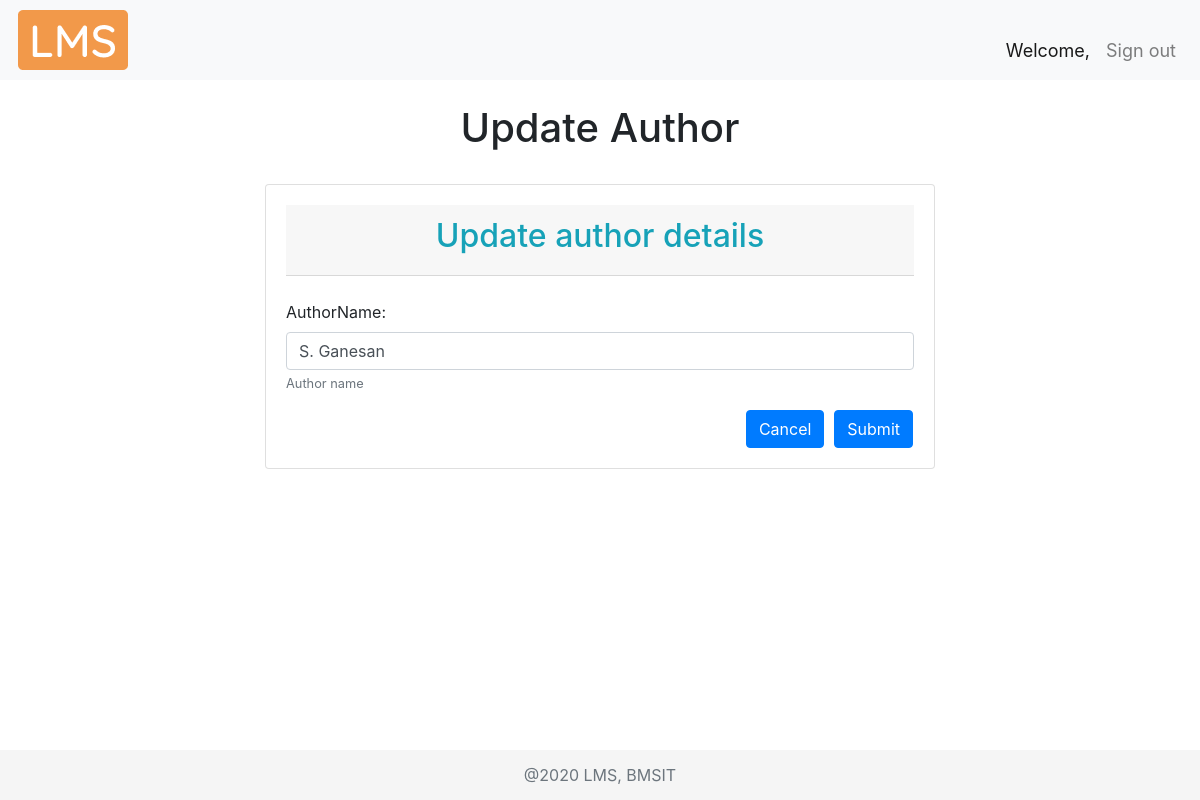
The page /updateauthordetails/4/ on the database as committed earlier.
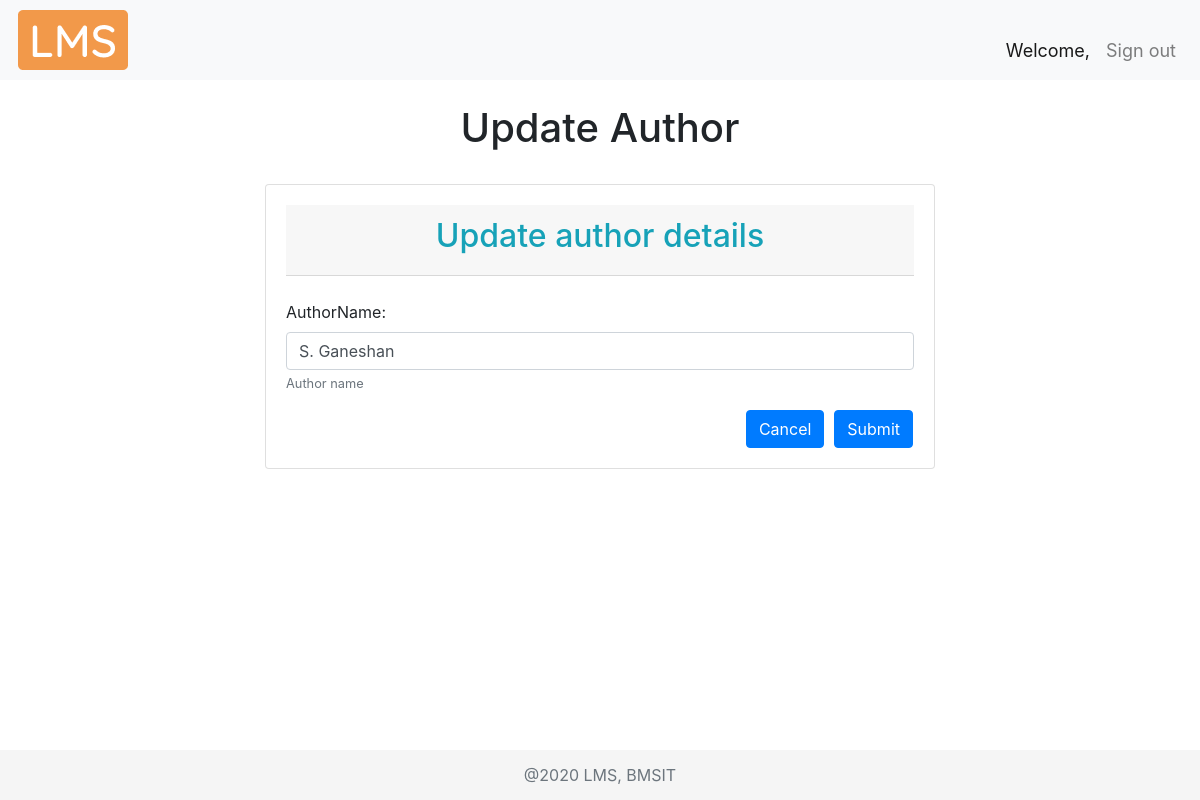
The same page on the database as committed later.
### libraryApp/models.py (models this page shows, shortened)
class AUTHOR(models.Model):
    authorName = models.CharField(max_length=30, help_text="Author name")

### libraryApp/views.py (the view)
# urls.py: path('updateauthordetails/<str:pk>/', views.updateAuthorDetails, name="updateauthordetail"),
def updateAuthorDetails(request, pk):
    authorDetails = 'libraryApp/add_author_details.html'
    authors = AUTHOR.objects.get(id=pk)
    addAuthorForm = AddAuthorForm(instance=authors)
    if request.method == "POST":
        addAuthorForm = AddAuthorForm(request.POST, instance=authors)
        if addAuthorForm.is_valid():
            addAuthorForm.save()
            return redirect(manage)
    context = {
        'option': 'Update',
        'addAuthorForm': addAuthorForm
    }
    return render(request, authorDetails, context)

### libraryApp/forms.py
class AddAuthorForm(ModelForm):
    def __init__(self, *args, **kwargs):
        super().__init__(*args, **kwargs)
        self.fields['authorName'].required = False
    class Meta:
        model = AUTHOR
        fields = '__all__'

### libraryApp/templates/libraryApp/add_author_details.html (shortened to what this page needs)
{% extends 'libraryApp/add_book_template.html' %}
{% load static %}
{% load widget_tweaks %}
{% block content %}
<h1 class="text-center">{{option}} Author</h1>
<br>
<div class="container">
    <div class="card card-body">
        <form method="POST" novalidate>
            <div class="card-header text-center">
                <h2 class="text-info">{{option}} author details</h2>
            </div>
            <br>
            {% for field in addAuthorForm.visible_fields %}
            <div class="form-group">
                {{ field.label_tag }}
                {% if addAuthorForm.is_bound %}
                {% if field.errors %}
                {% render_field field class="form-control is-invalid" %}
                {% for error in field.errors %}
                <div class="invalid-feedback">
                    {{ error }}
                </div>
                {% endfor %}
                {% else %}
                {% render_field field class="form-control is-valid" %}
                {% endif %}
                {% else %}
                {% render_field field class="form-control" %}
                {% endif %}
                {% if field.help_text %}
                <small class="form-text text-muted">{{ field.help_text }}</small>
                {% endif %}
            </div>
            {% endfor %}
            <div class="row justify-content-end">
                <a href="javascript:window.history.back()"><button type="button" class="btn btn-primary"
                        style="margin-right: 10px;">Cancel</button></a>
                <button type="submit" class="btn btn-primary mr-3">Submit</button>
            </div>
        </form>
        </div>
    </div>
    <br>
    {% endblock %}

Rows that differ between the two databases and show on the page:
changed AUTHOR: authorName "S. Ganesan" → "S. Ganeshan"
